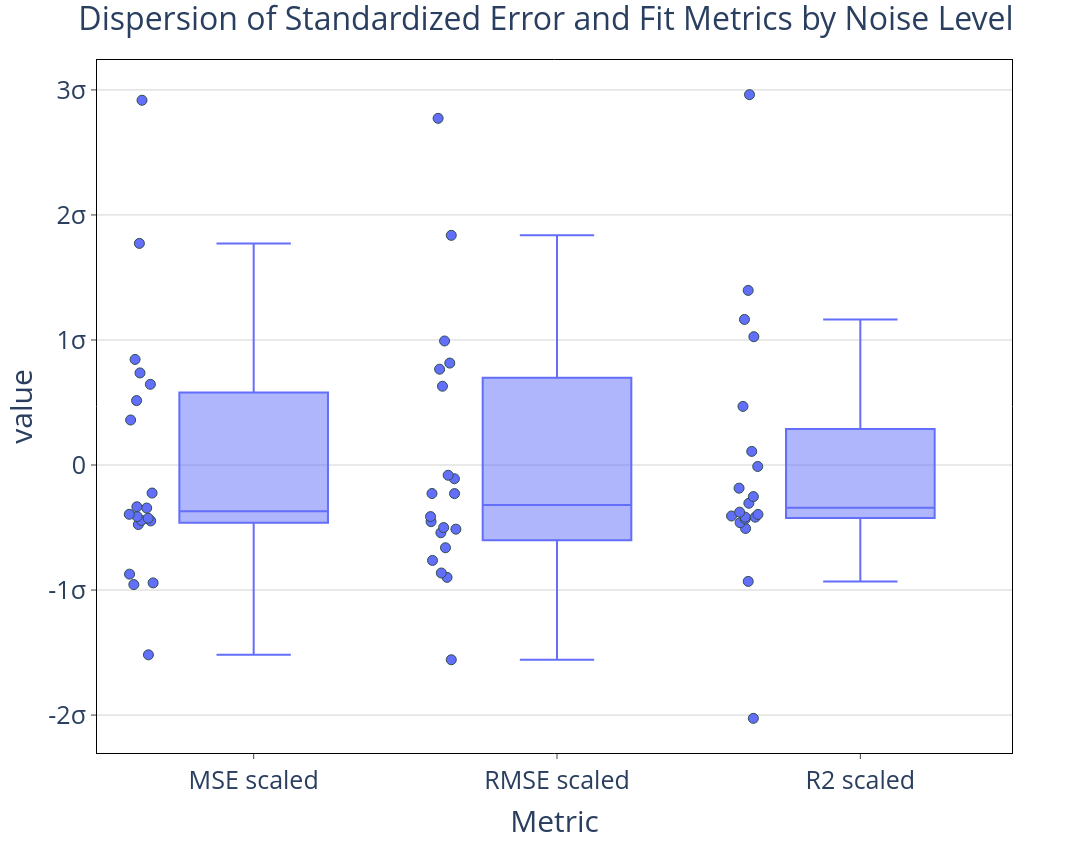

Notebook code for this chart:
### Markdown cell above
## Metrics dispersion

### Code cell
tick_values = [k for k in range(-3,4)]
tick_labels = ['0' if val == 0 else f'{val}σ' for val in tick_values]

fig = px.box(results_df,
       y = ['MSE scaled', 'RMSE scaled','R2 scaled'],
       points='all',
    #color='Noise',
       height = 844,
       width = 1500,
            )
fig.update_traces(marker=dict(size=10, line=dict(width=1, color='DarkSlateGrey')),
                  selector=dict(type='box'))

fig.update_layout(
    title={
        'text': "Dispersion of Standardized Error and Fit Metrics by Noise Level",
        'font': {'size': 32},
        'x' :0.5
    },
    font=dict(size=25),
    plot_bgcolor='white',
    paper_bgcolor='white'
)
fig.update_xaxes(
    mirror=True,
    ticks='outside',
    showline=True,
    linecolor='black',
    title_text='Metric',
)
fig.update_yaxes(
    mirror=True,
    ticks='outside',
    showline=True,
    zeroline=True,
    zerolinecolor='LightGray', 
    zerolinewidth=1,
    linecolor='black',
    gridcolor='lightgrey',
    tickmode='array', # Explicitly set tickmode to 'array'
    tickvals=tick_values,
    ticktext=tick_labels,
)
fig.show()

### Figure 1 — Plotly figure (JSON) as saved in the notebook; plotly's stock layout.template omitted (floating-point values rounded to 4 significant figures)
{"data": [{"alignmentgroup": "True", "boxpoints": "all", "hovertemplate": "variable=%{x}<br>value=%{y}<extra></extra>", "legendgroup": "", "marker": {"color": "#636efa", "line": {"color": "DarkSlateGrey", "width": 1}, "size": 10}, "name": "", "notched": false, "offsetgroup": "", "orientation": "v", "showlegend": false, "type": "box", "x": ["MSE scaled", "MSE scaled", "MSE scaled", "MSE scaled", "MSE scaled", "MSE scaled", "MSE scaled", "MSE scaled", "MSE scaled", "MSE scaled", "MSE scaled", "MSE scaled", "MSE scaled", "MSE scaled", "MSE scaled", "MSE scaled", "MSE scaled", "MSE scaled", "MSE scaled", "MSE scaled", "RMSE scaled", "RMSE scaled", "RMSE scaled", "RMSE scaled", "RMSE scaled", "RMSE scaled", "RMSE scaled", "RMSE scaled", "RMSE scaled", "RMSE scaled", "RMSE scaled", "RMSE scaled", "RMSE scaled", "RMSE scaled", "RMSE scaled", "RMSE scaled", "RMSE scaled", "RMSE scaled", "RMSE scaled", "RMSE scaled", "R2 scaled", "R2 scaled", "R2 scaled", "R2 scaled", "R2 scaled", "R2 scaled", "R2 scaled", "R2 scaled", "R2 scaled", "R2 scaled", "R2 scaled", "R2 scaled", "R2 scaled", "R2 scaled", "R2 scaled", "R2 scaled", "R2 scaled", "R2 scaled", "R2 scaled", "R2 scaled"], "x0": " ", "xaxis": "x", "y": [2.917, 0.3601, -0.344, -0.3341, -0.4436, -0.3942, -0.447, -0.4124, -0.4257, -0.4763, 0.6453, -0.9563, 1.773, -0.2241, -0.9428, 0.7365, 0.5153, -1.518, -0.8728, 0.8445, 2.773, 0.7664, -0.2287, -0.2278, -0.513, -0.4127, -0.5416, -0.4531, -0.5005, -0.6618, -0.08169, -0.8637, 1.837, -0.1097, -0.8986, 0.8152, 0.6302, -1.558, -0.7631, 0.9921, 2.962, 0.1091, -0.2528, -0.306, -0.3773, -0.4168, -0.4171, -0.4078, -0.4321, -0.4614, -2.026, -0.5074, -0.01156, 0.4689, -0.1851, 1.397, 1.026, -0.9309, -0.3952, 1.164], "y0": " ", "yaxis": "y"}], "layout": {"boxmode": "group", "font": {"size": 25}, "height": 844, "legend": {"tracegroupgap": 0}, "margin": {"t": 60}, "paper_bgcolor": "white", "plot_bgcolor": "white", "title": {"font": {"size": 32}, "text": "Dispersion of Standardized Error and Fit Metrics by Noise Level", "x": 0.5}, "width": 1500, "xaxis": {"anchor": "y", "domain": [0, 1], "linecolor": "black", "mirror": true, "showline": true, "ticks": "outside", "title": {"text": "Metric"}}, "yaxis": {"anchor": "x", "domain": [0, 1], "gridcolor": "lightgrey", "linecolor": "black", "mirror": true, "showline": true, "tickmode": "array", "ticks": "outside", "ticktext": ["-3σ", "-2σ", "-1σ", "0", "1σ", "2σ", "3σ"], "tickvals": [-3, -2, -1, 0, 1, 2, 3], "title": {"text": "value"}, "zeroline": true, "zerolinecolor": "LightGray", "zerolinewidth": 1}}}
